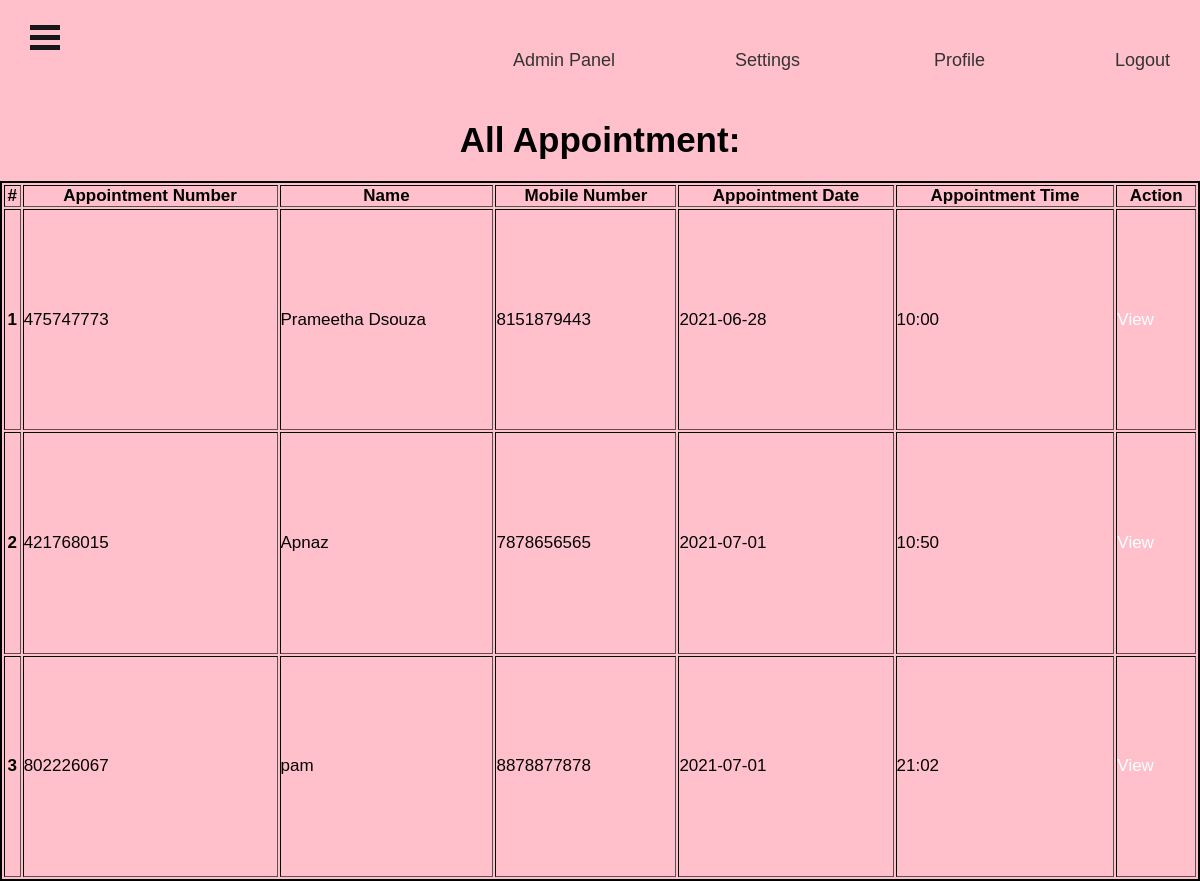
Page /admin/all-appointment.php (signed in) on the committed database.
### tables this page shows
CREATE TABLE `tblappointment` (
  `ID` int(10) NOT NULL,
  `AptNumber` varchar(80) DEFAULT NULL,
  `Name` varchar(120) DEFAULT NULL,
  `Email` varchar(120) DEFAULT NULL,
  `PhoneNumber` bigint(11) DEFAULT NULL,
  `AptDate` varchar(120) DEFAULT NULL,
  `AptTime` varchar(120) DEFAULT NULL,
  `Services` varchar(120) DEFAULT NULL,
  `ApplyDate` timestamp NULL DEFAULT current_timestamp(),
  `Remark` varchar(250) NOT NULL,
  `Status` varchar(50) NOT NULL,
  `RemarkDate` timestamp NOT NULL DEFAULT '0000-00-00 00:00:00' ON UPDATE current_timestamp()
);

### admin/all-appointment.php (the view, shortened to what this page needs)
<?php
include('includes/dbconnection.php');
if (strlen($_SESSION['bpmsaid']==0)) {
  header('location:logout.php');
  } else{
  ?>
<!DOCTYPE HTML>
<html>
<head>
<body bgcolor="pink">
		 <?php include_once('includes/header.php');?>
						<form >
				<div >
					<h3 style="font-size:35px ;text-align:center;color:black;" >All Appointment:</h4><br>
					<center>	<table border="1px" height="700" width="1200" style=" border:2px solid black;font-size:17px;"> <thead>
					<tr> <th>#</th> <th>Appointment Number</th> <th>Name</th> <th>Mobile Number</th><th>Appointment Date</th><th>Appointment Time</th><th>Action</th> </tr> </thead> <tbody>
<?php
$ret=mysqli_query($con,"select *from  tblappointment");
$cnt=1;
while ($row=mysqli_fetch_array($ret)) {
?>
<tr> <th scope="row"><?php echo $cnt;?></th> <td><?php  echo $row['AptNumber'];?></td> <td><?php  echo $row['Name'];?></td><td><?php  echo $row['PhoneNumber'];?></td><td><?php  echo $row['AptDate'];?></td> <td><?php  echo $row['AptTime'];?></td> <td><a href="view-appointment.php?viewid=<?php echo $row['ID'];?>">View</a></td> </tr>   <?php
$cnt=$cnt+1;
}?></tbody> </table>
</body>
</html>
<?php }  ?>

### admin/includes/style.css (style rules this page uses)
body { color:black; background-size:cover; background-position:center; font-family:sans-serif; }
* { margin:0; padding:0; }

### admin/all-appointment.php (style rules this page uses)
a { text-decoration:none; color:white; }

### admin/includes/header.php (style rules this page uses)
* { padding:0; margin:12; }
a { text-decoration:none; }
body { background-image:bg-1.jpg; font-size: 18px; }

### rows in the picture
tblappointment: AptNumber "475747773", Name "Prameetha Dsouza", PhoneNumber "8151879443", AptDate "2021-06-28", AptTime "10:00"
tblappointment: AptNumber "421768015", Name "Apnaz", PhoneNumber "7878656565", AptDate "2021-07-01", AptTime "10:50"
tblappointment: AptNumber "802226067", Name "pam", PhoneNumber "8878877878", AptDate "2021-07-01", AptTime "21:02"
